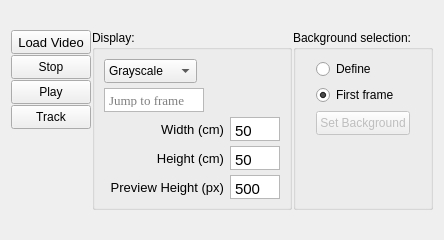
              <widget class="QWidget" name="tab">
               <property name="sizePolicy">
                <sizepolicy hsizetype="Preferred" vsizetype="Minimum">
                 <horstretch>0</horstretch>
                 <verstretch>0</verstretch>
                </sizepolicy>
               </property>
               <property name="minimumSize">
                <size>
                 <width>0</width>
                 <height>240</height>
                </size>
               </property>
               <property name="maximumSize">
                <size>
                 <width>16777215</width>
                 <height>240</height>
                </size>
               </property>
               <property name="baseSize">
                <size>
                 <width>240</width>
                 <height>0</height>
                </size>
               </property>
               <attribute name="title">
                <string>Video</string>
               </attribute>
               <layout class="QGridLayout" name="gridLayout_10">
                <item row="0" column="0">
                 <layout class="QHBoxLayout" name="horizontalLayout_4" stretch="0,0,0">
                  <property name="spacing">
                   <number>1</number>
                  </property>
                  <item>
                   <layout class="QVBoxLayout" name="verticalLayout" stretch="0,0,0,0,0">
                    <property name="spacing">
                     <number>1</number>
                    </property>
                    <item>
                     <widget class="QPushButton" name="loadVideo">
                      <property name="sizePolicy">
                       <sizepolicy hsizetype="Fixed" vsizetype="Fixed">
                        <horstretch>0</horstretch>
                        <verstretch>0</verstretch>
                       </sizepolicy>
                      </property>
                      <property name="minimumSize">
                       <size>
                        <width>50</width>
                        <height>24</height>
                       </size>
                      </property>
                      <property name="maximumSize">
                       <size>
                        <width>80</width>
                        <height>24</height>
                       </size>
                      </property>
                      <property name="baseSize">
                       <size>
                        <width>0</width>
                        <height>24</height>
                       </size>
                      </property>
                      <property name="font">
                       <font>
                        <family>Arial</family>
                        <pointsize>10</pointsize>
                       </font>
                      </property>
                      <property name="text">
                       <string>Load Video</string>
                      </property>
                     </widget>
                    </item>
                    <item>
                     <widget class="QPushButton" name="pushButton_2">
                      <property name="sizePolicy">
                       <sizepolicy hsizetype="Fixed" vsizetype="Fixed">
                        <horstretch>0</horstretch>
                        <verstretch>0</verstretch>
                       </sizepolicy>
                      </property>
                      <property name="minimumSize">
                       <size>
                        <width>50</width>
                        <height>24</height>
                       </size>
                      </property>
                      <property name="maximumSize">
                       <size>
                        <width>80</width>
                        <height>24</height>
                       </size>
                      </property>
                      <property name="baseSize">
                       <size>
                        <width>0</width>
                        <height>24</height>
                       </size>
                      </property>
                      <property name="text">
                       <string>Stop</string>
                      </property>
                     </widget>
                    </item>
                    <item>
                     <widget class="QPushButton" name="playButton">
                      <property name="sizePolicy">
                       <sizepolicy hsizetype="Fixed" vsizetype="Fixed">
                        <horstretch>0</horstretch>
                        <verstretch>0</verstretch>
                       </sizepolicy>
                      </property>
                      <property name="minimumSize">
                       <size>
                        <width>50</width>
                        <height>24</height>
                       </size>
                      </property>
                      <property name="maximumSize">
                       <size>
                        <width>80</width>
                        <height>24</height>
                       </size>
                      </property>
                      <property name="baseSize">
                       <size>
                        <width>0</width>
                        <height>24</height>
                       </size>
                      </property>
                      <property name="text">
                       <string>Play</string>
                      </property>
                     </widget>
                    </item>
                    <item>
                     <widget class="QPushButton" name="Track_B">
                      <property name="sizePolicy">
                       <sizepolicy hsizetype="Fixed" vsizetype="Fixed">
                        <horstretch>0</horstretch>
                        <verstretch>0</verstretch>
                       </sizepolicy>
                      </property>
                      <property name="minimumSize">
                       <size>
                        <width>50</width>
                        <height>24</height>
                       </size>
                      </property>
                      <property name="maximumSize">
                       <size>
                        <width>80</width>
                        <height>24</height>
                       </size>
                      </property>
                      <property name="baseSize">
                       <size>
                        <width>0</width>
                        <height>24</height>
                       </size>
                      </property>
                      <property name="text">
                       <string>Track</string>
                      </property>
                     </widget>
                    </item>
                    <item>
                     <spacer name="verticalSpacer_2">
                      <property name="orientation">
                       <enum>Qt::Vertical</enum>
                      </property>
                      <property name="sizeType">
                       <enum>QSizePolicy::Ignored</enum>
                      </property>
                      <property name="sizeHint" stdset="0">
                       <size>
                        <width>20</width>
                        <height>200</height>
                       </size>
                      </property>
                     </spacer>
                    </item>
                   </layout>
                  </item>
                  <item>
                   <widget class="QGroupBox" name="groupBox_2">
                    <property name="sizePolicy">
                     <sizepolicy hsizetype="Fixed" vsizetype="Minimum">
                      <horstretch>0</horstretch>
                      <verstretch>0</verstretch>
                     </sizepolicy>
                    </property>
                    <property name="minimumSize">
                     <size>
                      <width>200</width>
                      <height>180</height>
                     </size>
                    </property>
                    <property name="maximumSize">
                     <size>
                      <width>200</width>
                      <height>180</height>
                     </size>
                    </property>
                    <property name="baseSize">
                     <size>
                      <width>180</width>
                      <height>0</height>
                     </size>
                    </property>
                    <property name="title">
                     <string>Display:</string>
                    </property>
                    <layout class="QGridLayout" name="gridLayout_7">
                     <item row="2" column="3">
                      <widget class="QLabel" name="label">
                       <property name="sizePolicy">
                        <sizepolicy hsizetype="Minimum" vsizetype="Minimum">
                         <horstretch>0</horstretch>
                         <verstretch>0</verstretch>
                        </sizepolicy>
                       </property>
                       <property name="minimumSize">
                        <size>
                         <width>120</width>
                         <height>24</height>
                        </size>
                       </property>
                       <property name="maximumSize">
                        <size>
                         <width>120</width>
                         <height>24</height>
                        </size>
                       </property>
                       <property name="font">
                        <font>
                         <family>Arial</family>
                         <pointsize>10</pointsize>
                        </font>
                       </property>
                       <property name="text">
                        <string>Width (cm)</string>
                       </property>
                       <property name="alignment">
                        <set>Qt::AlignRight|Qt::AlignTrailing|Qt::AlignVCenter</set>
                       </property>
                      </widget>
                     </item>
                     <item row="2" column="4">
                      <widget class="QTextEdit" name="width">
                       <property name="sizePolicy">
                        <sizepolicy hsizetype="Fixed" vsizetype="Minimum">
                         <horstretch>0</horstretch>
                         <verstretch>0</verstretch>
                        </sizepolicy>
                       </property>
                       <property name="minimumSize">
                        <size>
                         <width>50</width>
                         <height>24</height>
                        </size>
                       </property>
                       <property name="maximumSize">
                        <size>
                         <width>50</width>
                         <height>24</height>
                        </size>
                       </property>
                       <property name="font">
                        <font>
                         <family>Arial</family>
                         <pointsize>10</pointsize>
                        </font>
                       </property>
                       <property name="inputMethodHints">
                        <set>Qt::ImhDigitsOnly</set>
                       </property>
                       <property name="verticalScrollBarPolicy">
                        <enum>Qt::ScrollBarAlwaysOff</enum>
                       </property>
                       <property name="horizontalScrollBarPolicy">
                        <enum>Qt::ScrollBarAlwaysOff</enum>
                       </property>
                       <property name="tabChangesFocus">
                        <bool>true</bool>
                       </property>
                       <property name="lineWrapMode">
                        <enum>QTextEdit::NoWrap</enum>
                       </property>
                       <property name="html">
                        <string>&lt;!DOCTYPE HTML PUBLIC &quot;-//W3C//DTD HTML 4.0//EN&quot; &quot;http://www.w3.org/TR/REC-html40/strict.dtd&quot;&gt;
&lt;html&gt;&lt;head&gt;&lt;meta name=&quot;qrichtext&quot; content=&quot;1&quot; /&gt;&lt;style type=&quot;text/css&quot;&gt;
p, li { white-space: pre-wrap; }
&lt;/style&gt;&lt;/head&gt;&lt;body style=&quot; font-family:'Arial'; font-size:10pt; font-weight:400; font-style:normal;&quot;&gt;
&lt;p style=&quot; margin-top:0px; margin-bottom:0px; margin-left:0px; margin-right:0px; -qt-block-indent:0; text-indent:0px;&quot;&gt;&lt;span style=&quot; font-family:'Ubuntu'; font-size:11pt;&quot;&gt;50&lt;/span&gt;&lt;/p&gt;&lt;/body&gt;&lt;/html&gt;</string>
                       </property>
                       <property name="acceptRichText">
                        <bool>false</bool>
                       </property>
                      </widget>
                     </item>
                     <item row="4" column="4">
                      <widget class="QTextEdit" name="previewHeight">
                       <property name="sizePolicy">
                        <sizepolicy hsizetype="Fixed" vsizetype="Minimum">
                         <horstretch>0</horstretch>
                         <verstretch>0</verstretch>
                        </sizepolicy>
                       </property>
                       <property name="minimumSize">
                        <size>
                         <width>50</width>
                         <height>24</height>
                        </size>
                       </property>
                       <property name="maximumSize">
                        <size>
                         <width>50</width>
                         <height>24</height>
                        </size>
                       </property>
                       <property name="font">
                        <font>
                         <family>Arial</family>
                         <pointsize>10</pointsize>
                        </font>
                       </property>
                       <property name="inputMethodHints">
                        <set>Qt::ImhDigitsOnly</set>
                       </property>
                       <property name="verticalScrollBarPolicy">
                        <enum>Qt::ScrollBarAlwaysOff</enum>
                       </property>
                       <property name="horizontalScrollBarPolicy">
                        <enum>Qt::ScrollBarAlwaysOff</enum>
                       </property>
                       <property name="tabChangesFocus">
                        <bool>true</bool>
                       </property>
                       <property name="lineWrapMode">
                        <enum>QTextEdit::NoWrap</enum>
                       </property>
                       <property name="html">
                        <string>&lt;!DOCTYPE HTML PUBLIC &quot;-//W3C//DTD HTML 4.0//EN&quot; &quot;http://www.w3.org/TR/REC-html40/strict.dtd&quot;&gt;
&lt;html&gt;&lt;head&gt;&lt;meta name=&quot;qrichtext&quot; content=&quot;1&quot; /&gt;&lt;style type=&quot;text/css&quot;&gt;
p, li { white-space: pre-wrap; }
&lt;/style&gt;&lt;/head&gt;&lt;body style=&quot; font-family:'Arial'; font-size:10pt; font-weight:400; font-style:normal;&quot;&gt;
&lt;p style=&quot; margin-top:0px; margin-bottom:0px; margin-left:0px; margin-right:0px; -qt-block-indent:0; text-indent:0px;&quot;&gt;&lt;span style=&quot; font-family:'Ubuntu'; font-size:11pt;&quot;&gt;500&lt;/span&gt;&lt;/p&gt;&lt;/body&gt;&lt;/html&gt;</string>
                       </property>
                       <property name="acceptRichText">
                        <bool>false</bool>
                       </property>
                      </widget>
                     </item>
                     <item row="3" column="4">
                      <widget class="QTextEdit" name="height">
                       <property name="sizePolicy">
                        <sizepolicy hsizetype="Fixed" vsizetype="Minimum">
                         <horstretch>0</horstretch>
                         <verstretch>0</verstretch>
                        </sizepolicy>
                       </property>
                       <property name="minimumSize">
                        <size>
                         <width>50</width>
                         <height>24</height>
                        </size>
                       </property>
                       <property name="maximumSize">
                        <size>
                         <width>50</width>
                         <height>24</height>
                        </size>
                       </property>
                       <property name="font">
                        <font>
                         <family>Arial</family>
                         <pointsize>10</pointsize>
                        </font>
                       </property>
                       <property name="inputMethodHints">
                        <set>Qt::ImhDigitsOnly</set>
                       </property>
                       <property name="verticalScrollBarPolicy">
                        <enum>Qt::ScrollBarAlwaysOff</enum>
                       </property>
                       <property name="horizontalScrollBarPolicy">
                        <enum>Qt::ScrollBarAlwaysOff</enum>
                       </property>
                       <property name="tabChangesFocus">
                        <bool>true</bool>
                       </property>
                       <property name="lineWrapMode">
                        <enum>QTextEdit::NoWrap</enum>
                       </property>
                       <property name="html">
                        <string>&lt;!DOCTYPE HTML PUBLIC &quot;-//W3C//DTD HTML 4.0//EN&quot; &quot;http://www.w3.org/TR/REC-html40/strict.dtd&quot;&gt;
&lt;html&gt;&lt;head&gt;&lt;meta name=&quot;qrichtext&quot; content=&quot;1&quot; /&gt;&lt;style type=&quot;text/css&quot;&gt;
p, li { white-space: pre-wrap; }
&lt;/style&gt;&lt;/head&gt;&lt;body style=&quot; font-family:'Arial'; font-size:10pt; font-weight:400; font-style:normal;&quot;&gt;
&lt;p style=&quot; margin-top:0px; margin-bottom:0px; margin-left:0px; margin-right:0px; -qt-block-indent:0; text-indent:0px;&quot;&gt;&lt;span style=&quot; font-family:'Ubuntu'; font-size:11pt;&quot;&gt;50&lt;/span&gt;&lt;/p&gt;&lt;/body&gt;&lt;/html&gt;</string>
                       </property>
                       <property name="acceptRichText">
                        <bool>false</bool>
                       </property>
                      </widget>
                     </item>
                     <item row="3" column="3">
                      <widget class="QLabel" name="label_2">
                       <property name="sizePolicy">
                        <sizepolicy hsizetype="Minimum" vsizetype="Minimum">
                         <horstretch>0</horstretch>
                         <verstretch>0</verstretch>
                        </sizepolicy>
                       </property>
                       <property name="minimumSize">
                        <size>
                         <width>120</width>
                         <height>24</height>
                        </size>
                       </property>
                       <property name="maximumSize">
                        <size>
                         <width>120</width>
                         <height>24</height>
                        </size>
                       </property>
                       <property name="font">
                        <font>
                         <family>Arial</family>
                         <pointsize>10</pointsize>
                        </font>
                       </property>
                       <property name="text">
                        <string>Height (cm)</string>
                       </property>
                       <property name="alignment">
                        <set>Qt::AlignRight|Qt::AlignTrailing|Qt::AlignVCenter</set>
                       </property>
                      </widget>
                     </item>
                     <item row="4" column="3">
                      <widget class="QLabel" name="label_3">
                       <property name="sizePolicy">
                        <sizepolicy hsizetype="Minimum" vsizetype="Minimum">
                         <horstretch>0</horstretch>
                         <verstretch>0</verstretch>
                        </sizepolicy>
                       </property>
                       <property name="minimumSize">
                        <size>
                         <width>120</width>
                         <height>24</height>
                        </size>
                       </property>
                       <property name="maximumSize">
                        <size>
                         <width>120</width>
                         <height>24</height>
                        </size>
                       </property>
                       <property name="font">
                        <font>
                         <family>Arial</family>
                         <pointsize>10</pointsize>
                        </font>
                       </property>
                       <property name="text">
                        <string>Preview Height (px)</string>
                       </property>
                       <property name="alignment">
                        <set>Qt::AlignRight|Qt::AlignTrailing|Qt::AlignVCenter</set>
                       </property>
                      </widget>
                     </item>
                     <item row="0" column="3">
                      <widget class="QComboBox" name="ViewMode">
                       <property name="sizePolicy">
                        <sizepolicy hsizetype="Fixed" vsizetype="Minimum">
                         <horstretch>0</horstretch>
                         <verstretch>0</verstretch>
                        </sizepolicy>
                       </property>
                       <property name="minimumSize">
                        <size>
                         <width>93</width>
                         <height>24</height>
                        </size>
                       </property>
                       <property name="maximumSize">
                        <size>
                         <width>16777215</width>
                         <height>24</height>
                        </size>
                       </property>
                       <item>
                        <property name="text">
                         <string>Grayscale</string>
                        </property>
                       </item>
                       <item>
                        <property name="text">
                         <string>Subtraction</string>
                        </property>
                       </item>
                       <item>
                        <property name="text">
                         <string>Threshold</string>
                        </property>
                       </item>
                      </widget>
                     </item>
                     <item row="1" column="3">
                      <widget class="QTextEdit" name="jumpFrame">
                       <property name="sizePolicy">
                        <sizepolicy hsizetype="Fixed" vsizetype="Minimum">
                         <horstretch>0</horstretch>
                         <verstretch>0</verstretch>
                        </sizepolicy>
                       </property>
                       <property name="minimumSize">
                        <size>
                         <width>100</width>
                         <height>24</height>
                        </size>
                       </property>
                       <property name="maximumSize">
                        <size>
                         <width>100</width>
                         <height>24</height>
                        </size>
                       </property>
                       <property name="sizeIncrement">
                        <size>
                         <width>20</width>
                         <height>20</height>
                        </size>
                       </property>
                       <property name="baseSize">
                        <size>
                         <width>20</width>
                         <height>20</height>
                        </size>
                       </property>
                       <property name="font">
                        <font>
                         <family>Times New Roman</family>
                         <pointsize>10</pointsize>
                        </font>
                       </property>
                       <property name="statusTip">
                        <string>Enter frame number and press enter</string>
                       </property>
                       <property name="layoutDirection">
                        <enum>Qt::LeftToRight</enum>
                       </property>
                       <property name="inputMethodHints">
                        <set>Qt::ImhDigitsOnly</set>
                       </property>
                       <property name="verticalScrollBarPolicy">
                        <enum>Qt::ScrollBarAlwaysOff</enum>
                       </property>
                       <property name="horizontalScrollBarPolicy">
                        <enum>Qt::ScrollBarAlwaysOff</enum>
                       </property>
                       <property name="tabChangesFocus">
                        <bool>true</bool>
                       </property>
                       <property name="acceptRichText">
                        <bool>false</bool>
                       </property>
                       <property name="placeholderText">
                        <string>Jump to frame</string>
                       </property>
                      </widget>
                     </item>
                     <item row="5" column="4">
                      <spacer name="verticalSpacer_3">
                       <property name="orientation">
                        <enum>Qt::Vertical</enum>
                       </property>
                       <property name="sizeHint" stdset="0">
                        <size>
                         <width>20</width>
                         <height>40</height>
                        </size>
                       </property>
                      </spacer>
                     </item>
                    </layout>
                   </widget>
                  </item>
                  <item>
                   <widget class="QGroupBox" name="groupBox_3">
                    <property name="sizePolicy">
                     <sizepolicy hsizetype="Fixed" vsizetype="Minimum">
                      <horstretch>0</horstretch>
                      <verstretch>0</verstretch>
                     </sizepolicy>
                    </property>
                    <property name="minimumSize">
                     <size>
                      <width>140</width>
                      <height>180</height>
                     </size>
                    </property>
                    <property name="maximumSize">
                     <size>
                      <width>140</width>
                      <height>180</height>
                     </size>
                    </property>
                    <property name="baseSize">
                     <size>
                      <width>180</width>
                      <height>0</height>
                     </size>
                    </property>
                    <property name="title">
                     <string>Background selection:</string>
                    </property>
                    <layout class="QGridLayout" name="gridLayout_6">
                     <item row="0" column="1">
                      <widget class="QRadioButton" name="radioButton">
                       <property name="sizePolicy">
                        <sizepolicy hsizetype="Fixed" vsizetype="Fixed">
                         <horstretch>0</horstretch>
                         <verstretch>0</verstretch>
                        </sizepolicy>
                       </property>
                       <property name="text">
                        <string>Define</string>
                       </property>
                      </widget>
                     </item>
                     <item row="3" column="1">
                      <widget class="QPushButton" name="pushButton">
                       <property name="enabled">
                        <bool>false</bool>
                       </property>
                       <property name="sizePolicy">
                        <sizepolicy hsizetype="Fixed" vsizetype="Minimum">
                         <horstretch>0</horstretch>
                         <verstretch>0</verstretch>
                        </sizepolicy>
                       </property>
                       <property name="minimumSize">
                        <size>
                         <width>0</width>
                         <height>24</height>
                        </size>
                       </property>
                       <property name="maximumSize">
                        <size>
                         <width>16777215</width>
                         <height>24</height>
                        </size>
                       </property>
                       <property name="text">
                        <string>Set Background</string>
                       </property>
                      </widget>
                     </item>
                     <item row="1" column="1">
                      <widget class="QRadioButton" name="radioButton_2">
                       <property name="sizePolicy">
                        <sizepolicy hsizetype="Fixed" vsizetype="Fixed">
                         <horstretch>0</horstretch>
                         <verstretch>0</verstretch>
                        </sizepolicy>
                       </property>
                       <property name="text">
                        <string>First frame</string>
                       </property>
                       <property name="checked">
                        <bool>true</bool>
                       </property>
                      </widget>
                     </item>
                     <item row="4" column="1">
                      <spacer name="verticalSpacer">
                       <property name="orientation">
                        <enum>Qt::Vertical</enum>
                       </property>
                       <property name="sizeHint" stdset="0">
                        <size>
                         <width>20</width>
                         <height>40</height>
                        </size>
                       </property>
                      </spacer>
                     </item>
                    </layout>
                   </widget>
                  </item>
                 </layout>
                </item>
               </layout>
              </widget>
